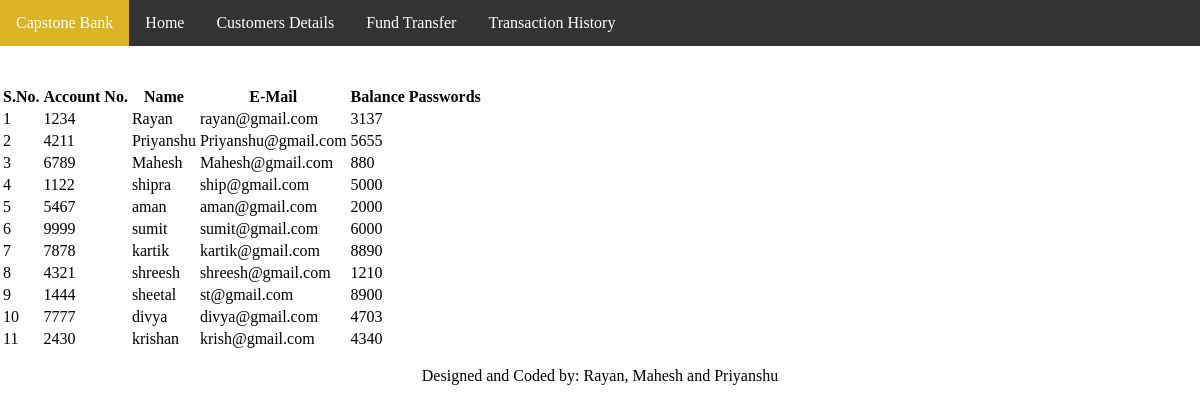
/register.php, run on the app's committed database.
### tables this page shows
CREATE TABLE IF NOT EXISTS accountdetails (
  sno INT(11) NOT NULL AUTO_INCREMENT,
  accID INT(11) NOT NULL,
  name VARCHAR(50) NOT NULL,
  email VARCHAR(100) NOT NULL,
  balance DOUBLE NOT NULL,
  passwords VARBINARY(255) NOT NULL,
  PRIMARY KEY (sno)
);

### register.php (the view, shortened to what this page needs)
<?php
$servername = "mysql";
$username = "Rayan";
$password = "Rayan007@";
$dbname = "capstonebank";
$conn = new mysqli($servername, $username, $password, $dbname);
$sql = "SELECT * FROM accountdetails";
$result = $conn->query($sql);
?>
<!DOCTYPE html>
<html lang="en">
<head>
</head>
<body>
<?php include('navbar.php'); ?>
<div class="container">
    <h2 style="text-align: center">Customer Details</h2>
    <br>
    <table id="Table">
        <thead>
            <tr>
                <th>S.No.</th>
                <th>Account No.</th>
                <th>Name</th>
                <th>E-Mail</th>
                <th>Balance</th>
                <th>Passwords</th>
            </tr>
        </thead>
        <?php
        if (isset($result) && $result !== null && $result->num_rows > 0) {
            while($row = $result->fetch_assoc()) {
        ?>
        <tr>
            <td><?php echo isset($row['sno']) ? $row['sno'] : ""; ?></td>
            <td><?php echo $row['accID']; ?></td>
            <td><?php echo $row['name']; ?></td>
            <td><?php echo $row['email']; ?></td>
            <td><?php echo $row['balance']; ?></td>
            <td><?php echo substr($row['passwords'], 0, 32); ?></td>
        </tr>
        <?php
            }
        } else {
            echo "<tr><td colspan='6'>No records found</td></tr>";
        }
        ?>
    </table>
</div>
<footer style="text-align: center">
    <p>Designed and Coded by: Rayan, Mahesh and Priyanshu</p>
</footer>
</body>
</html>

### navbar.php (style rules this page uses)
body { margin:0; }

### data on the page
accountdetails: sno "1", accID "1234", name "Rayan", email "rayan@gmail.com", balance "3137"
accountdetails: sno "2", accID "4211", name "Priyanshu", email "Priyanshu@gmail.com", balance "5655"
accountdetails: sno "3", accID "6789", name "Mahesh", email "Mahesh@gmail.com", balance "880"
accountdetails: sno "4", accID "1122", name "shipra", email "ship@gmail.com", balance "5000"
accountdetails: sno "5", accID "5467", name "aman", email "aman@gmail.com", balance "2000"
accountdetails: sno "6", accID "9999", name "sumit", email "sumit@gmail.com", balance "6000"
accountdetails: sno "7", accID "7878", name "kartik", email "kartik@gmail.com", balance "8890"
accountdetails: sno "8", accID "4321", name "shreesh", email "shreesh@gmail.com", balance "1210"
accountdetails: sno "9", accID "1444", name "sheetal", email "st@gmail.com", balance "8900"
accountdetails: sno "10", accID "7777", name "divya", email "divya@gmail.com", balance "4703"
accountdetails: sno "11", accID "2430", name "krishan", email "krish@gmail.com", balance "4340"
